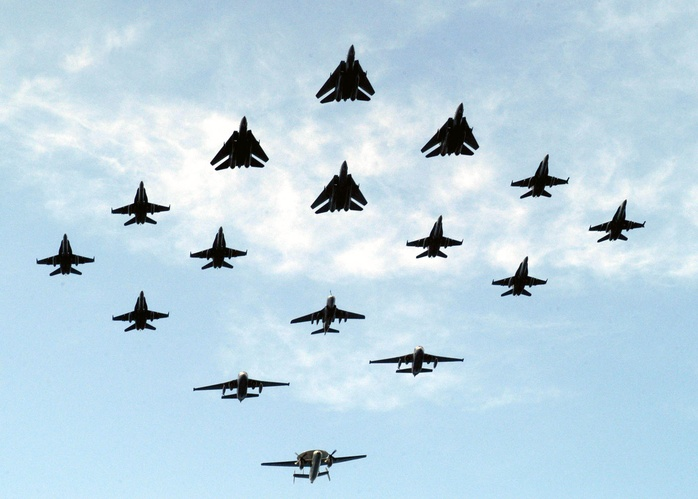
#> input picture 2025/Samoloty/planes/samolot00.jpg, 698 x 499 px, shrunk from 2100 x 1500 before the run
$ python planescolor.py
#> lines starting #> are read from the running program, lines starting #| are printed output that depends on the picture; after the words box and inside, x2 and y2 are one past the last pixel; in counts of white or black regions, pixels touching at a corner belong together
#> in main, image is the input picture: shape (499, 698, 3); mean B, G, R 227, 212.9, 188.3
import cv2
from matplotlib import pyplot as plt
from pathlib import Path
import numpy as np


def mozaika(images, tresholds, modes):
    fig, axes = plt.subplots(3, 6, figsize=(10, 6))
    i = 0
    for ax in axes.flat:
        if modes[i] == "saturation":
            hsv = cv2.cvtColor(images[i], cv2.COLOR_BGR2HSV)
            mask = cv2.inRange(hsv[:, :, 1], 0, tresholds[i])
        else:
            gray = cv2.cvtColor(images[i], cv2.COLOR_BGR2GRAY)
            mask = cv2.threshold(gray, tresholds[i], 255, cv2.THRESH_BINARY_INV)[1]
        kernel = cv2.getStructuringElement(cv2.MORPH_RECT, (9, 9))
        mask = cv2.morphologyEx(mask, cv2.MORPH_CLOSE, kernel, iterations=2)
        contours, _ = cv2.findContours(mask, cv2.RETR_EXTERNAL, cv2.CHAIN_APPROX_SIMPLE)
        plane_contour = max(contours, key=cv2.contourArea)
        result = np.zeros_like(images[i])
        cv2.drawContours(result, [plane_contour], -1, (255, 255, 255), 2)
        ax.imshow(cv2.cvtColor(result, cv2.COLOR_BGR2RGB))
        ax.axis('off')
        i += 1
#> this loop made 7 passes
#> pass 1, in mozaika, `mask = cv2.inRange(hsv[:, :, 1], 0, tresholds[i])`:
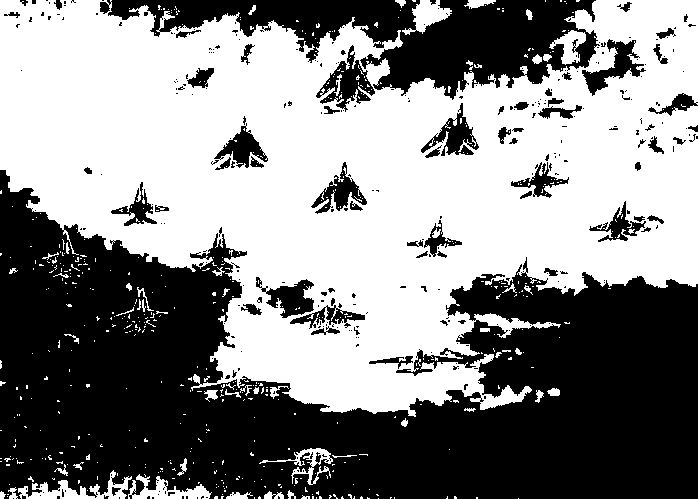
#> mask: shape (499, 698); 53.2% white; 317 black regions (254 under 20 px), largest, box (x1, y1, x2, y2) and area: (0, 170, 698, 499) 126612, (100, 0, 600, 100) 21977, (316, 45, 375, 112) 1428
#> pass 1, in mozaika, `mask = cv2.morphologyEx(mask, cv2.MORPH_CLOSE, kernel, iterations=2)`:
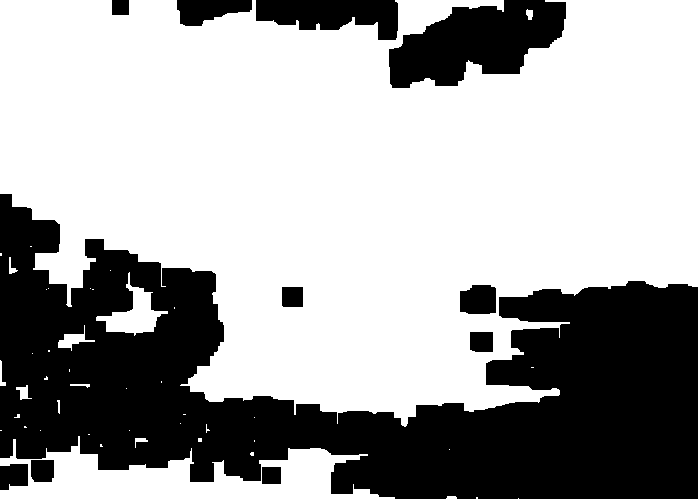
#> mask: shape (499, 698); 64.8% white; 11 black regions, largest, box (x1, y1, x2, y2) and area: (0, 194, 698, 499) 103904, (389, 0, 566, 88) 9898, (256, 0, 398, 40) 3873
#> pass 2, in mozaika, `gray = cv2.cvtColor(images[i], cv2.COLOR_BGR2GRAY)`:
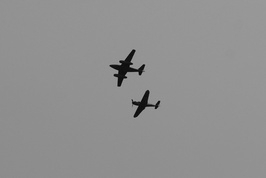
#> gray: shape (178, 266); min 5, max 164, mean 144.3
#> after the loop:
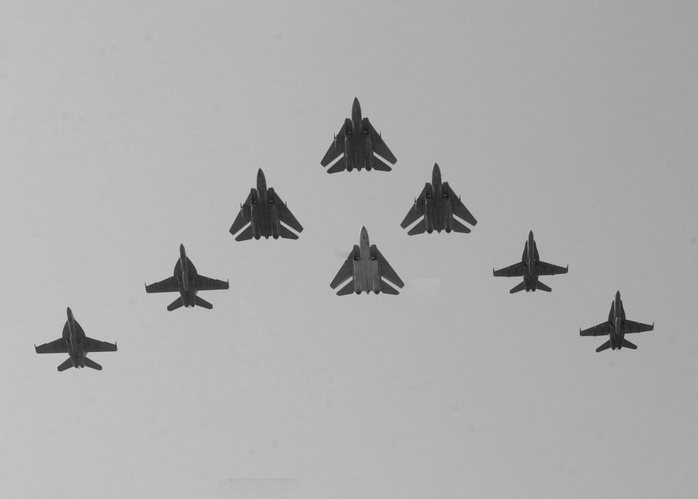
#> gray: shape (499, 698); min 19, max 203, mean 173.8
#> after the loop:
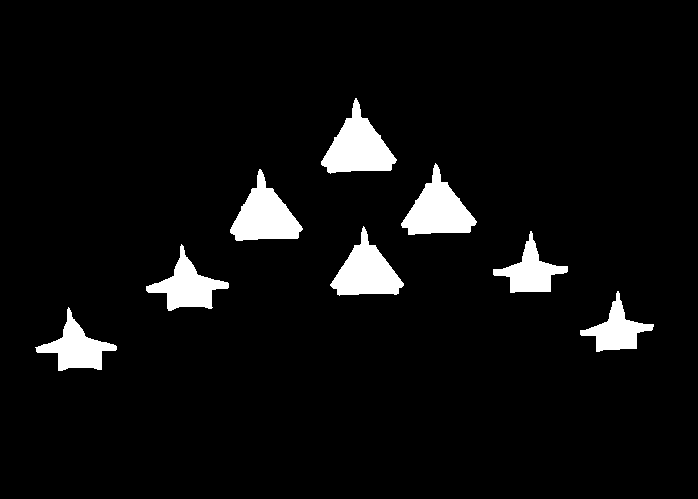
#> mask: shape (499, 698); 5.4% white; 8 white regions, largest, box (x1, y1, x2, y2) and area: (321, 98, 397, 174) 2915, (401, 163, 477, 235) 2755, (230, 169, 303, 241) 2738
#> after the loop: result: shape (499, 698, 3); mean H, S, V 0.6, 0.6, 0.6

    fig.subplots_adjust(left=0, right=1, bottom=0, top=1, wspace=0, hspace=0)
    plt.show()


def main():
    planes = ["samolot00.jpg", "samolot01.jpg", "samolot02.jpg", "samolot03.jpg", "samolot04.jpg", "samolot05.jpg", "samolot06.jpg", "samolot07.jpg", "samolot08.jpg", "samolot09.jpg", "samolot10.jpg", "samolot11.jpg", "samolot12.jpg", "samolot13.jpg", "samolot14.jpg", "samolot15.jpg" "samolot16.jpg", "samolot17.jpg", "samolot19.jpg"]
    tresholds = [50, 60, 180, 180, 200, 100]
    modes = ["saturation", "brightness", "brightness", "brightness", "brightness", "brightness"]
    colors = []
    images = []

    for plane in planes:
        path = Path(__file__).resolve().parent / "Samoloty" / "planes" / plane
        image = cv2.imread(path)
        images.append(image)

    mozaika(images, tresholds, modes)

#> (the run stopped early here; a loop or call above may not have finished)
